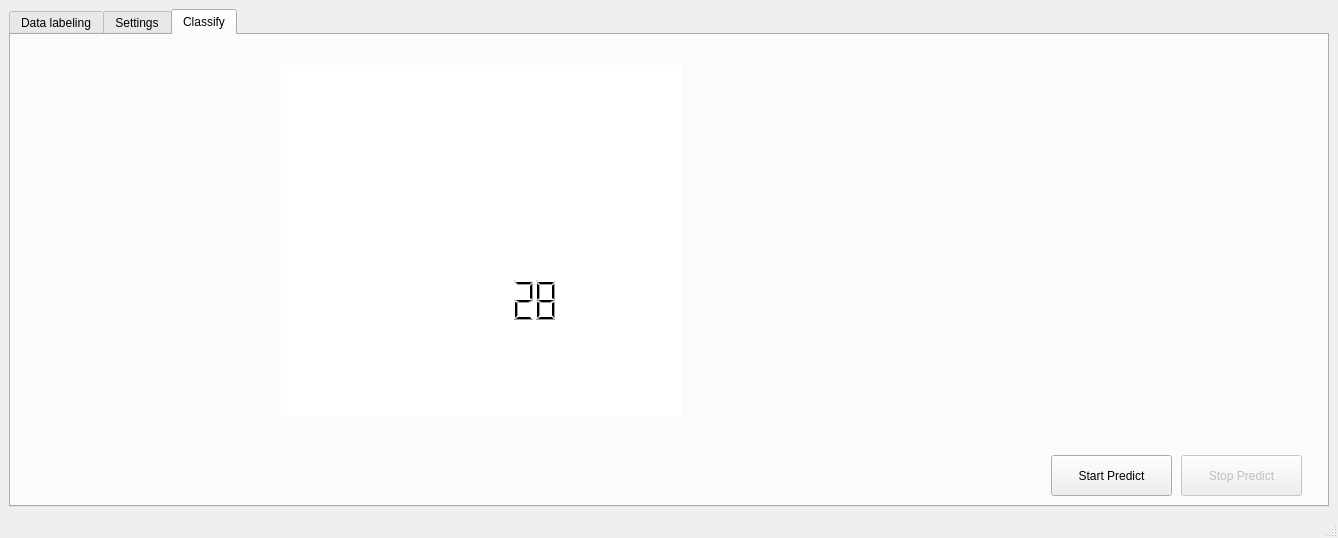
<?xml version="1.0" encoding="UTF-8"?>
<ui version="4.0">
 <class>MainWindow</class>
 <widget class="QMainWindow" name="MainWindow">
  <property name="geometry">
   <rect>
    <x>0</x>
    <y>0</y>
    <width>1338</width>
    <height>538</height>
   </rect>
  </property>
  <property name="acceptDrops">
   <bool>false</bool>
  </property>
  <property name="windowTitle">
   <string>Data Collection</string>
  </property>
  <property name="windowIcon">
   <iconset>
    <normaloff>Icon/research4-1.png</normaloff>Icon/research4-1.png</iconset>
  </property>
  <widget class="QWidget" name="centralwidget">
   <layout class="QGridLayout" name="gridLayout">
    <item row="1" column="0">
     <widget class="QTabWidget" name="mainTabObj">
      <property name="toolTip">
       <string/>
      </property>
      <property name="currentIndex">
       <number>2</number>
      </property>
      <property name="movable">
       <bool>true</bool>
      </property>
      <property name="tabBarAutoHide">
       <bool>true</bool>
      </property>
      <widget class="QWidget" name="dataLabelingTab">
       <attribute name="title">
        <string>Data labeling</string>
       </attribute>
       <widget class="QWidget" name="formLayoutWidget">
        <property name="geometry">
         <rect>
          <x>14</x>
          <y>10</y>
          <width>1291</width>
          <height>451</height>
         </rect>
        </property>
        <layout class="QGridLayout" name="dataLabelingTabGridLayout">
         <property name="sizeConstraint">
          <enum>QLayout::SetNoConstraint</enum>
         </property>
         <item row="4" column="1">
          <widget class="QLineEdit" name="bottomClassLabelLineEdit">
           <property name="enabled">
            <bool>false</bool>
           </property>
          </widget>
         </item>
         <item row="3" column="1">
          <widget class="QLineEdit" name="rightClassLabelLineEdit">
           <property name="enabled">
            <bool>false</bool>
           </property>
          </widget>
         </item>
         <item row="4" column="0">
          <widget class="QLabel" name="bottomClassLabelLabel">
           <property name="text">
            <string>Bottom Class Label</string>
           </property>
          </widget>
         </item>
         <item row="3" column="0">
          <widget class="QLabel" name="rightClassLabelLabel">
           <property name="text">
            <string>Right Class Label</string>
           </property>
          </widget>
         </item>
         <item row="8" column="0">
          <widget class="QLabel" name="fileNameLabel">
           <property name="text">
            <string>FileName</string>
           </property>
          </widget>
         </item>
         <item row="5" column="0">
          <widget class="QLabel" name="captureLabel">
           <property name="text">
            <string>Capture Sensor Data</string>
           </property>
          </widget>
         </item>
         <item row="8" column="1">
          <widget class="QLineEdit" name="fileNameLineEdit">
           <property name="text">
            <string>container_train</string>
           </property>
           <property name="clearButtonEnabled">
            <bool>true</bool>
           </property>
          </widget>
         </item>
         <item row="13" column="1">
          <layout class="QHBoxLayout" name="closeResetHLayout">
           <item>
            <spacer name="horizontalSpacer">
             <property name="orientation">
              <enum>Qt::Horizontal</enum>
             </property>
             <property name="sizeHint" stdset="0">
              <size>
               <width>40</width>
               <height>20</height>
              </size>
             </property>
            </spacer>
           </item>
           <item>
            <widget class="QPushButton" name="resetBtn">
             <property name="text">
              <string>Reset</string>
             </property>
            </widget>
           </item>
           <item>
            <widget class="QPushButton" name="closeBtn">
             <property name="text">
              <string>Close</string>
             </property>
            </widget>
           </item>
          </layout>
         </item>
         <item row="1" column="0">
          <widget class="QLabel" name="containerNumberLabel">
           <property name="text">
            <string>Container Number</string>
           </property>
          </widget>
         </item>
         <item row="7" column="0">
          <widget class="QLabel" name="captureTimeLabel">
           <property name="text">
            <string>Capture Time</string>
           </property>
          </widget>
         </item>
         <item row="6" column="1">
          <widget class="QLCDNumber" name="remainingSamplesToCaptureLCDNumber">
           <property name="font">
            <font>
             <weight>75</weight>
             <bold>true</bold>
             <kerning>true</kerning>
            </font>
           </property>
           <property name="layoutDirection">
            <enum>Qt::LeftToRight</enum>
           </property>
           <property name="frameShape">
            <enum>QFrame::NoFrame</enum>
           </property>
           <property name="frameShadow">
            <enum>QFrame::Plain</enum>
           </property>
           <property name="digitCount">
            <number>6</number>
           </property>
           <property name="mode">
            <enum>QLCDNumber::Dec</enum>
           </property>
          </widget>
         </item>
         <item row="2" column="1">
          <widget class="QLineEdit" name="leftClassLabelLineEdit">
           <property name="enabled">
            <bool>false</bool>
           </property>
          </widget>
         </item>
         <item row="2" column="0">
          <widget class="QLabel" name="leftClassLabelLabel">
           <property name="text">
            <string>Left Class Label</string>
           </property>
          </widget>
         </item>
         <item row="9" column="1">
          <widget class="QTextEdit" name="sensorTextEdit">
           <property name="undoRedoEnabled">
            <bool>false</bool>
           </property>
           <property name="readOnly">
            <bool>true</bool>
           </property>
          </widget>
         </item>
         <item row="6" column="0">
          <widget class="QLabel" name="remainingSamplesToCaptureLabel">
           <property name="text">
            <string>Remaining # Samples</string>
           </property>
          </widget>
         </item>
         <item row="1" column="1">
          <widget class="QLabel" name="containerNumberLabelValueDisplay">
           <property name="enabled">
            <bool>true</bool>
           </property>
           <property name="palette">
            <palette>
             <active>
              <colorrole role="WindowText">
               <brush brushstyle="SolidPattern">
                <color alpha="255">
                 <red>255</red>
                 <green>170</green>
                 <blue>0</blue>
                </color>
               </brush>
              </colorrole>
             </active>
             <inactive>
              <colorrole role="WindowText">
               <brush brushstyle="SolidPattern">
                <color alpha="255">
                 <red>255</red>
                 <green>170</green>
                 <blue>0</blue>
                </color>
               </brush>
              </colorrole>
             </inactive>
             <disabled>
              <colorrole role="WindowText">
               <brush brushstyle="SolidPattern">
                <color alpha="255">
                 <red>120</red>
                 <green>120</green>
                 <blue>120</blue>
                </color>
               </brush>
              </colorrole>
             </disabled>
            </palette>
           </property>
           <property name="font">
            <font>
             <pointsize>24</pointsize>
             <weight>75</weight>
             <italic>true</italic>
             <bold>true</bold>
            </font>
           </property>
           <property name="autoFillBackground">
            <bool>false</bool>
           </property>
           <property name="text">
            <string>999</string>
           </property>
           <property name="textFormat">
            <enum>Qt::PlainText</enum>
           </property>
           <property name="alignment">
            <set>Qt::AlignCenter</set>
           </property>
          </widget>
         </item>
         <item row="5" column="1">
          <layout class="QHBoxLayout" name="capturSensorDataHLayout">
           <item>
            <spacer name="horizontalSpacer_2">
             <property name="orientation">
              <enum>Qt::Horizontal</enum>
             </property>
             <property name="sizeHint" stdset="0">
              <size>
               <width>30</width>
               <height>20</height>
              </size>
             </property>
            </spacer>
           </item>
           <item>
            <widget class="QPushButton" name="startCaptureBtn">
             <property name="mouseTracking">
              <bool>false</bool>
             </property>
             <property name="toolTip">
              <string>click to capture the sensor data</string>
             </property>
             <property name="whatsThis">
              <string>click to capture the sensor data</string>
             </property>
             <property name="text">
              <string>Start</string>
             </property>
            </widget>
           </item>
           <item>
            <widget class="QPushButton" name="stopCaptureBtn">
             <property name="enabled">
              <bool>false</bool>
             </property>
             <property name="text">
              <string>Stop</string>
             </property>
            </widget>
           </item>
           <item>
            <spacer name="horizontalSpacer_5">
             <property name="orientation">
              <enum>Qt::Horizontal</enum>
             </property>
             <property name="sizeHint" stdset="0">
              <size>
               <width>40</width>
               <height>20</height>
              </size>
             </property>
            </spacer>
           </item>
          </layout>
         </item>
         <item row="9" column="0">
          <widget class="QLabel" name="sensorTextLabel">
           <property name="text">
            <string>Captured Sensor Data</string>
           </property>
          </widget>
         </item>
         <item row="7" column="1">
          <widget class="QProgressBar" name="captureTimeProgressBar">
           <property name="value">
            <number>0</number>
           </property>
           <property name="format">
            <string>%p %</string>
           </property>
          </widget>
         </item>
        </layout>
       </widget>
      </widget>
      <widget class="QWidget" name="settingTab">
       <attribute name="title">
        <string>Settings</string>
       </attribute>
       <widget class="QWidget" name="gridLayoutWidget_2">
        <property name="geometry">
         <rect>
          <x>20</x>
          <y>20</y>
          <width>1281</width>
          <height>251</height>
         </rect>
        </property>
        <layout class="QGridLayout" name="settingTabMainGridLayout">
         <property name="sizeConstraint">
          <enum>QLayout::SetNoConstraint</enum>
         </property>
         <item row="2" column="0">
          <widget class="QLabel" name="recordingFolderLocationLabel">
           <property name="text">
            <string>Recording Folder Location</string>
           </property>
          </widget>
         </item>
         <item row="0" column="0">
          <widget class="QLabel" name="serialPortSettingsLabel">
           <property name="text">
            <string>Serial Port Settings</string>
           </property>
          </widget>
         </item>
         <item row="2" column="1">
          <layout class="QHBoxLayout" name="recordingFolderLocationhorizontalLayout">
           <item>
            <spacer name="horizontalSpacer_4">
             <property name="orientation">
              <enum>Qt::Horizontal</enum>
             </property>
             <property name="sizeHint" stdset="0">
              <size>
               <width>40</width>
               <height>20</height>
              </size>
             </property>
            </spacer>
           </item>
           <item>
            <widget class="QLineEdit" name="recordingFolderLocationLineEdit">
             <property name="text">
              <string>datarecording_discrete/color_concept/rgb/</string>
             </property>
             <property name="clearButtonEnabled">
              <bool>true</bool>
             </property>
            </widget>
           </item>
          </layout>
         </item>
         <item row="0" column="1">
          <layout class="QVBoxLayout" name="setialPortSettingsVerticalLayout">
           <item>
            <layout class="QHBoxLayout" name="baudrateHorizontalLayout">
             <item>
              <widget class="QLabel" name="baudrateLabel">
               <property name="layoutDirection">
                <enum>Qt::LeftToRight</enum>
               </property>
               <property name="text">
                <string>Baudrate</string>
               </property>
              </widget>
             </item>
             <item>
              <widget class="QComboBox" name="baudrateComboBox">
               <property name="currentText">
                <string>115200</string>
               </property>
               <property name="maxVisibleItems">
                <number>20</number>
               </property>
               <property name="sizeAdjustPolicy">
                <enum>QComboBox::AdjustToMinimumContentsLength</enum>
               </property>
               <item>
                <property name="text">
                 <string>115200</string>
                </property>
               </item>
               <item>
                <property name="text">
                 <string>57600</string>
                </property>
               </item>
               <item>
                <property name="text">
                 <string>38400</string>
                </property>
               </item>
               <item>
                <property name="text">
                 <string>28800</string>
                </property>
               </item>
               <item>
                <property name="text">
                 <string>19200</string>
                </property>
               </item>
               <item>
                <property name="text">
                 <string>14400</string>
                </property>
               </item>
               <item>
                <property name="text">
                 <string>9600</string>
                </property>
               </item>
               <item>
                <property name="text">
                 <string>4800</string>
                </property>
               </item>
               <item>
                <property name="text">
                 <string>2400</string>
                </property>
               </item>
               <item>
                <property name="text">
                 <string>1200</string>
                </property>
               </item>
               <item>
                <property name="text">
                 <string>900</string>
                </property>
               </item>
               <item>
                <property name="text">
                 <string>600</string>
                </property>
               </item>
               <item>
                <property name="text">
                 <string>300</string>
                </property>
               </item>
              </widget>
             </item>
            </layout>
           </item>
           <item>
            <layout class="QHBoxLayout" name="portHorizontalLayout">
             <item>
              <widget class="QLabel" name="portLabel">
               <property name="text">
                <string>Port</string>
               </property>
              </widget>
             </item>
             <item>
              <spacer name="horizontalSpacer_3">
               <property name="orientation">
                <enum>Qt::Horizontal</enum>
               </property>
               <property name="sizeHint" stdset="0">
                <size>
                 <width>40</width>
                 <height>20</height>
                </size>
               </property>
              </spacer>
             </item>
             <item>
              <widget class="QLineEdit" name="portlineEdit">
               <property name="text">
                <string>COM3</string>
               </property>
               <property name="clearButtonEnabled">
                <bool>true</bool>
               </property>
              </widget>
             </item>
            </layout>
           </item>
          </layout>
         </item>
         <item row="1" column="0">
          <widget class="QLabel" name="recordingTimerLabel">
           <property name="text">
            <string>Recording Timer</string>
           </property>
          </widget>
         </item>
         <item row="4" column="0">
          <widget class="QLabel" name="colorSpaceLabel">
           <property name="text">
            <string>Color Space</string>
           </property>
          </widget>
         </item>
         <item row="3" column="0">
          <widget class="QLabel" name="sensorEnableDisableLabel">
           <property name="text">
            <string>Enable / Disable Color Sensor</string>
           </property>
          </widget>
         </item>
         <item row="1" column="1">
          <layout class="QHBoxLayout" name="recordingTimerHorizontalLayout">
           <item>
            <widget class="QCheckBox" name="enableTimerCheckBox">
             <property name="text">
              <string>Enable Timer</string>
             </property>
             <property name="checked">
              <bool>true</bool>
             </property>
            </widget>
           </item>
           <item>
            <spacer name="horizontalSpacer_9">
             <property name="orientation">
              <enum>Qt::Horizontal</enum>
             </property>
             <property name="sizeHint" stdset="0">
              <size>
               <width>40</width>
               <height>20</height>
              </size>
             </property>
            </spacer>
           </item>
           <item>
            <widget class="QLabel" name="timerInSecondsLabel">
             <property name="text">
              <string>Time(in seconds)</string>
             </property>
            </widget>
           </item>
           <item>
            <widget class="QLineEdit" name="timerInSecondsLineEdit">
             <property name="inputMethodHints">
              <set>Qt::ImhNone</set>
             </property>
             <property name="text">
              <string>40</string>
             </property>
             <property name="clearButtonEnabled">
              <bool>true</bool>
             </property>
            </widget>
           </item>
          </layout>
         </item>
         <item row="3" column="1">
          <layout class="QHBoxLayout" name="sensorButtonHorizontalLayout">
           <item>
            <widget class="QPushButton" name="colSensorButton1">
             <property name="enabled">
              <bool>false</bool>
             </property>
             <property name="acceptDrops">
              <bool>false</bool>
             </property>
             <property name="text">
              <string>R5</string>
             </property>
             <property name="checkable">
              <bool>true</bool>
             </property>
             <property name="checked">
              <bool>true</bool>
             </property>
            </widget>
           </item>
           <item>
            <widget class="QPushButton" name="colSensorButton2">
             <property name="enabled">
              <bool>false</bool>
             </property>
             <property name="text">
              <string>R4</string>
             </property>
             <property name="checkable">
              <bool>true</bool>
             </property>
             <property name="checked">
              <bool>true</bool>
             </property>
            </widget>
           </item>
           <item>
            <widget class="QPushButton" name="colSensorButton3">
             <property name="enabled">
              <bool>false</bool>
             </property>
             <property name="text">
              <string>R3</string>
             </property>
             <property name="checkable">
              <bool>true</bool>
             </property>
             <property name="checked">
              <bool>true</bool>
             </property>
            </widget>
           </item>
           <item>
            <widget class="QPushButton" name="colSensorButton4">
             <property name="enabled">
              <bool>false</bool>
             </property>
             <property name="text">
              <string>R2</string>
             </property>
             <property name="checkable">
              <bool>true</bool>
             </property>
             <property name="checked">
              <bool>true</bool>
             </property>
            </widget>
           </item>
           <item>
            <widget class="QPushButton" name="colSensorButton5">
             <property name="enabled">
              <bool>false</bool>
             </property>
             <property name="text">
              <string>R1</string>
             </property>
             <property name="checkable">
              <bool>true</bool>
             </property>
             <property name="checked">
              <bool>true</bool>
             </property>
            </widget>
           </item>
           <item>
            <widget class="QPushButton" name="colSensorButton6">
             <property name="enabled">
              <bool>false</bool>
             </property>
             <property name="text">
              <string>R0</string>
             </property>
             <property name="checkable">
              <bool>true</bool>
             </property>
             <property name="checked">
              <bool>true</bool>
             </property>
            </widget>
           </item>
           <item>
            <widget class="QPushButton" name="colSensorButton7">
             <property name="enabled">
              <bool>false</bool>
             </property>
             <property name="text">
              <string>M</string>
             </property>
             <property name="checkable">
              <bool>true</bool>
             </property>
             <property name="checked">
              <bool>true</bool>
             </property>
            </widget>
           </item>
           <item>
            <widget class="QPushButton" name="colSensorButton8">
             <property name="enabled">
              <bool>false</bool>
             </property>
             <property name="text">
              <string>L1</string>
             </property>
             <property name="checkable">
              <bool>true</bool>
             </property>
             <property name="checked">
              <bool>true</bool>
             </property>
            </widget>
           </item>
           <item>
            <widget class="QPushButton" name="colSensorButton9">
             <property name="enabled">
              <bool>false</bool>
             </property>
             <property name="text">
              <string>L2</string>
             </property>
             <property name="checkable">
              <bool>true</bool>
             </property>
             <property name="checked">
              <bool>true</bool>
             </property>
            </widget>
           </item>
           <item>
            <widget class="QPushButton" name="colSensorButton10">
             <property name="enabled">
              <bool>false</bool>
             </property>
             <property name="text">
              <string>L3</string>
             </property>
             <property name="checkable">
              <bool>true</bool>
             </property>
             <property name="checked">
              <bool>true</bool>
             </property>
            </widget>
           </item>
           <item>
            <widget class="QPushButton" name="colSensorButton11">
             <property name="enabled">
              <bool>false</bool>
             </property>
             <property name="text">
              <string>L4</string>
             </property>
             <property name="checkable">
              <bool>true</bool>
             </property>
             <property name="checked">
              <bool>true</bool>
             </property>
            </widget>
           </item>
           <item>
            <widget class="QPushButton" name="colSensorButton12">
             <property name="enabled">
              <bool>false</bool>
             </property>
             <property name="text">
              <string>L5</string>
             </property>
             <property name="checkable">
              <bool>true</bool>
             </property>
             <property name="checked">
              <bool>true</bool>
             </property>
            </widget>
           </item>
          </layout>
         </item>
         <item row="4" column="1">
          <layout class="QHBoxLayout" name="colorSpaceButtonsHorizontalLayout">
           <item>
            <widget class="QPushButton" name="colorSpaceXYZButton">
             <property name="enabled">
              <bool>false</bool>
             </property>
             <property name="text">
              <string>XYZ</string>
             </property>
             <property name="checkable">
              <bool>true</bool>
             </property>
             <property name="autoExclusive">
              <bool>true</bool>
             </property>
            </widget>
           </item>
           <item>
            <widget class="QPushButton" name="colorSpaceLabButton">
             <property name="enabled">
              <bool>false</bool>
             </property>
             <property name="text">
              <string>L*a*b*</string>
             </property>
             <property name="checkable">
              <bool>true</bool>
             </property>
             <property name="autoExclusive">
              <bool>true</bool>
             </property>
            </widget>
           </item>
           <item>
            <widget class="QPushButton" name="colorSpaceYCbCrButton">
             <property name="enabled">
              <bool>false</bool>
             </property>
             <property name="text">
              <string>YCbCr</string>
             </property>
             <property name="checkable">
              <bool>true</bool>
             </property>
             <property name="autoExclusive">
              <bool>true</bool>
             </property>
            </widget>
           </item>
           <item>
            <widget class="QPushButton" name="colorSpaceRGBButton">
             <property name="text">
              <string>RGB</string>
             </property>
             <property name="checkable">
              <bool>true</bool>
             </property>
             <property name="checked">
              <bool>true</bool>
             </property>
             <property name="autoExclusive">
              <bool>true</bool>
             </property>
            </widget>
           </item>
           <item>
            <widget class="QPushButton" name="colorSpaceHSVButton">
             <property name="enabled">
              <bool>false</bool>
             </property>
             <property name="text">
              <string>HSV</string>
             </property>
             <property name="checkable">
              <bool>true</bool>
             </property>
             <property name="checked">
              <bool>false</bool>
             </property>
             <property name="autoExclusive">
              <bool>true</bool>
             </property>
            </widget>
           </item>
          </layout>
         </item>
         <item row="5" column="0">
          <widget class="QLabel" name="randomNumberLabel">
           <property name="text">
            <string>Random number setting</string>
           </property>
          </widget>
         </item>
         <item row="5" column="1">
          <layout class="QHBoxLayout" name="randomNumberHorizontalLayout">
           <item>
            <spacer name="horizontalSpacer_8">
             <property name="orientation">
              <enum>Qt::Horizontal</enum>
             </property>
             <property name="sizeHint" stdset="0">
              <size>
               <width>40</width>
               <height>20</height>
              </size>
             </property>
            </spacer>
           </item>
           <item>
            <widget class="QLabel" name="ranodmNumberEnableLabel">
             <property name="text">
              <string>Enable Randomness</string>
             </property>
            </widget>
           </item>
           <item>
            <widget class="QCheckBox" name="randomNumberCheckBox">
             <property name="text">
              <string/>
             </property>
             <property name="checked">
              <bool>true</bool>
             </property>
            </widget>
           </item>
           <item>
            <spacer name="horizontalSpacer_7">
             <property name="orientation">
              <enum>Qt::Horizontal</enum>
             </property>
             <property name="sizeHint" stdset="0">
              <size>
               <width>40</width>
               <height>20</height>
              </size>
             </property>
            </spacer>
           </item>
           <item>
            <widget class="QLabel" name="label">
             <property name="text">
              <string>#Samples / Key</string>
             </property>
            </widget>
           </item>
           <item>
            <widget class="QLineEdit" name="samplesPerKeyCountLineEdit">
             <property name="text">
              <string>2</string>
             </property>
             <property name="clearButtonEnabled">
              <bool>true</bool>
             </property>
            </widget>
           </item>
           <item>
            <spacer name="horizontalSpacer_10">
             <property name="orientation">
              <enum>Qt::Horizontal</enum>
             </property>
             <property name="sizeHint" stdset="0">
              <size>
               <width>40</width>
               <height>20</height>
              </size>
             </property>
            </spacer>
           </item>
           <item>
            <widget class="QLabel" name="randomNumberLowerLimitLabel">
             <property name="text">
              <string>Lower Limit</string>
             </property>
            </widget>
           </item>
           <item>
            <widget class="QLineEdit" name="randomNumberLowerLimitLineEdit">
             <property name="text">
              <string>0</string>
             </property>
             <property name="clearButtonEnabled">
              <bool>true</bool>
             </property>
            </widget>
           </item>
           <item>
            <spacer name="horizontalSpacer_11">
             <property name="orientation">
              <enum>Qt::Horizontal</enum>
             </property>
             <property name="sizeHint" stdset="0">
              <size>
               <width>40</width>
               <height>20</height>
              </size>
             </property>
            </spacer>
           </item>
           <item>
            <widget class="QLabel" name="randomNumberUpperLimitLabel">
             <property name="text">
              <string>Upper Limit</string>
             </property>
            </widget>
           </item>
           <item>
            <widget class="QLineEdit" name="randomNumberUpperLimitLineEdit">
             <property name="text">
              <string>24</string>
             </property>
             <property name="clearButtonEnabled">
              <bool>true</bool>
             </property>
            </widget>
           </item>
           <item>
            <spacer name="horizontalSpacer_6">
             <property name="orientation">
              <enum>Qt::Horizontal</enum>
             </property>
             <property name="sizeHint" stdset="0">
              <size>
               <width>40</width>
               <height>20</height>
              </size>
             </property>
            </spacer>
           </item>
          </layout>
         </item>
        </layout>
       </widget>
      </widget>
      <widget class="QWidget" name="classifierTab">
       <attribute name="title">
        <string>Classify</string>
       </attribute>
       <widget class="QLCDNumber" name="classifierOutputDisplyLCDNumber">
        <property name="geometry">
         <rect>
          <x>430</x>
          <y>220</y>
          <width>121</width>
          <height>91</height>
         </rect>
        </property>
        <property name="font">
         <font>
          <pointsize>48</pointsize>
          <weight>75</weight>
          <bold>true</bold>
         </font>
        </property>
        <property name="styleSheet">
         <string notr="true"/>
        </property>
        <property name="frameShape">
         <enum>QFrame::NoFrame</enum>
        </property>
        <property name="lineWidth">
         <number>1</number>
        </property>
        <property name="value" stdset="0">
         <double>28.000000000000000</double>
        </property>
        <property name="intValue" stdset="0">
         <number>28</number>
        </property>
       </widget>
       <widget class="QGraphicsView" name="graphicsView">
        <property name="geometry">
         <rect>
          <x>270</x>
          <y>30</y>
          <width>401</width>
          <height>351</height>
         </rect>
        </property>
        <property name="styleSheet">
         <string notr="true">background-image: url(Icon/container.jpg);</string>
        </property>
        <property name="frameShape">
         <enum>QFrame::NoFrame</enum>
        </property>
       </widget>
       <widget class="QPushButton" name="startPredictBtn">
        <property name="geometry">
         <rect>
          <x>1040</x>
          <y>420</y>
          <width>121</width>
          <height>41</height>
         </rect>
        </property>
        <property name="mouseTracking">
         <bool>false</bool>
        </property>
        <property name="toolTip">
         <string>click to capture the sensor data</string>
        </property>
        <property name="whatsThis">
         <string>click to capture the sensor data</string>
        </property>
        <property name="text">
         <string>Start Predict</string>
        </property>
       </widget>
       <widget class="QPushButton" name="stopPredictBtn">
        <property name="enabled">
         <bool>false</bool>
        </property>
        <property name="geometry">
         <rect>
          <x>1170</x>
          <y>420</y>
          <width>121</width>
          <height>41</height>
         </rect>
        </property>
        <property name="mouseTracking">
         <bool>false</bool>
        </property>
        <property name="toolTip">
         <string>click to capture the sensor data</string>
        </property>
        <property name="whatsThis">
         <string>click to capture the sensor data</string>
        </property>
        <property name="text">
         <string>Stop Predict</string>
        </property>
       </widget>
       <zorder>graphicsView</zorder>
       <zorder>classifierOutputDisplyLCDNumber</zorder>
       <zorder>startPredictBtn</zorder>
       <zorder>stopPredictBtn</zorder>
      </widget>
     </widget>
    </item>
   </layout>
  </widget>
  <widget class="QStatusBar" name="statusbar"/>
 </widget>
 <resources/>
 <connections/>
</ui>
